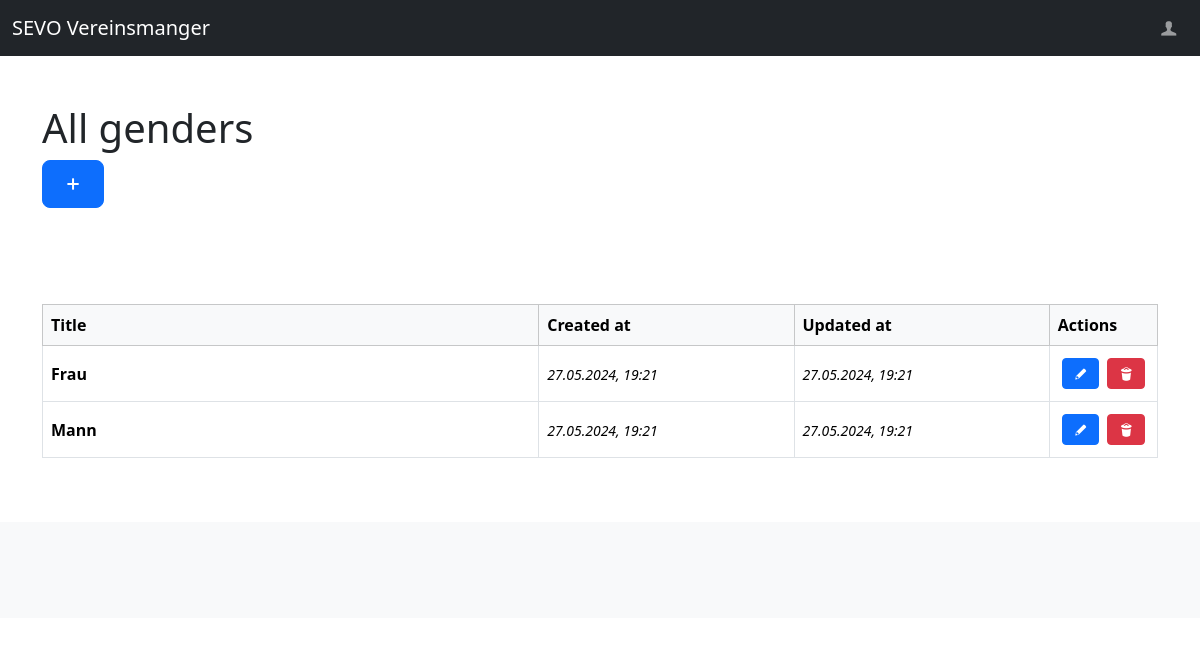
Screenshot of /members/genders/ with the database file from the repository.
### members/models.py (models this page shows, shortened)
class Gender(models.Model):
    title = models.CharField(max_length=100)
    created_at = models.DateTimeField(auto_now=True)
    updated_at = models.DateTimeField(auto_now_add=True)
    class Meta:
        ordering = ["-updated_at"]

### members/views/genders.py (the view)
# urls.py: path("", members.index, name="members-member-index"),
def index(request):
    genders = models.Gender.objects.all()
    return render(request, "members/gender/index.html", {
        "title": _("All genders"),
        "genders": genders
    })

### members/templates/members/gender/index.html (shortened to what this page needs)
{% extends "base_main.html" %}
{% load i18n %}
{% load static %}
{% block header %}
    <div class="container py-5">
        <div class="row">
            <div class="col-lg-12">
                <h1>{{ title }}</h1>
                <a class="btn btn-primary btn-lg" href="{% url "members-gender-create" %}"><i class="demo-icon icon-plus"></i></a>
            </div>
        </div>
    </div>
{% endblock %}
{% block main %}
    <div>
        {% include "members/gender/partials/_list_table.html" %}
    </div>
{%  endblock %}

### members/templates/members/gender/partials/_list_table.html
{% load i18n %}
<div class="table-responsive">
    <table class="table table-bordered align-middle">
        <thead class="table-light">
        <tr>
            <th scope="col">{% trans "Title" %}</th>
            <th scope="col">{% trans "Created at" %}</th>
            <th scope="col">{% trans "Updated at" %}</th>
            <th scope="col">{% trans "Actions" %}</th>
        </tr>
        </thead>
        <tbody>
            {% for gender in genders %}
                <tr>
                    <th scope="row" class="w-50">
                        {{ gender.title }}
                    </th>
                    <td class="w-25"><time><small><i>{{ gender.created_at|date:"d.m.Y, H:i" }}</i></small></time></td>
                    <td class="w-25"><time><small><i>{{ gender.updated_at|date:"d.m.Y, H:i" }}</i></small></time></td>
                    <td class="w-auto">
                        <div class="d-flex justify-content-center align-content-center">
                            <a class="btn btn-primary btn-sm d-block m-1" href="{% url "members-gender-update" id=gender.id %}"><i class="demo-icon icon-pencil"></i></a>
                            <a class="btn btn-danger btn-sm d-block m-1" href="{% url "members-gender-delete" id=gender.id %}"><i class="demo-icon icon-trash"></i></a>
                        </div>
                    </td>
                </tr>
            {% endfor %}
        </tbody>
    </table>
</div>

### rows the page displays
Gender: title "Frau", created_at "27.05.2024, 19:21", updated_at "27.05.2024, 19:21"
Gender: title "Mann", created_at "27.05.2024, 19:21", updated_at "27.05.2024, 19:21"

### other values shown
{{ title }} "All genders"
